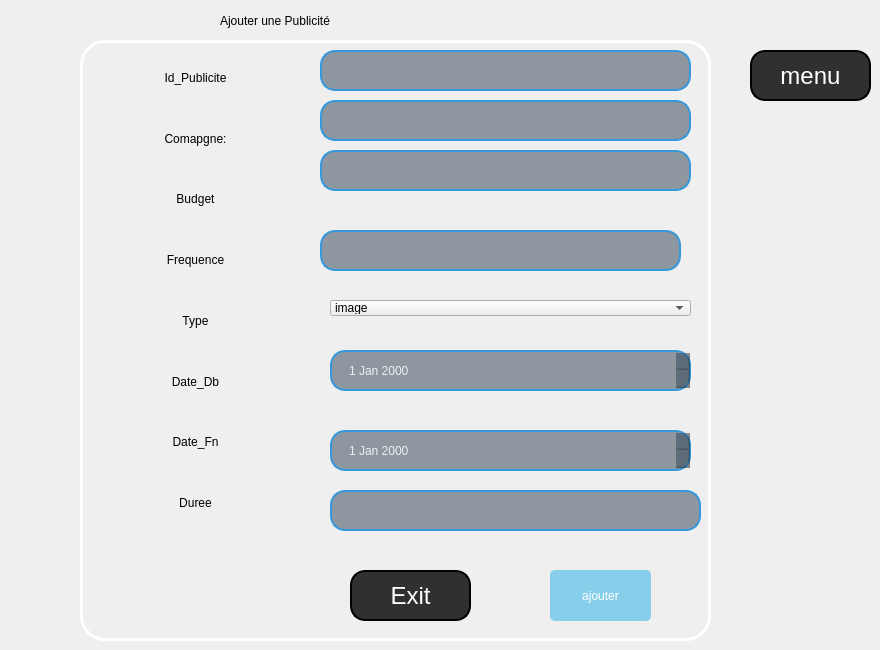
    <widget class="QWidget" name="tab_5">
     <attribute name="title">
      <string>Tab 1</string>
     </attribute>
     <widget class="QGroupBox" name="groupBox">
      <property name="geometry">
       <rect>
        <x>80</x>
        <y>30</y>
        <width>631</width>
        <height>611</height>
       </rect>
      </property>
      <property name="styleSheet">
       <string notr="true">QGroupBox {
    border: 3px solid #ffffff;
    border-radius: 25px;
    padding: 5px;
    margin-top: 10px;
    font-size: 16px;
}

QGroupBox:title {
    subcontrol-origin: margin;
    subcontrol-position: top left;
    left: 10px;
    padding-left: 5px;
    padding-right: 5px;
    background-color: #f0f0f0;
    font-weight: bold;
}</string>
      </property>
      <property name="title">
       <string/>
      </property>
      <property name="alignment">
       <set>Qt::AlignCenter</set>
      </property>
      <widget class="QWidget" name="verticalLayoutWidget">
       <property name="geometry">
        <rect>
         <x>0</x>
         <y>20</y>
         <width>231</width>
         <height>541</height>
        </rect>
       </property>
       <layout class="QVBoxLayout" name="verticalLayout">
        <item>
         <widget class="QLabel" name="id_a">
          <property name="styleSheet">
           <string notr="true">QLabel {
	font: 75 14pt &quot;Times New Roman&quot;;
	color: rgb(0, 0, 0);
    border: none;            
    border-radius: 0px;      
    background: transparent;
}
</string>
          </property>
          <property name="text">
           <string>Id_Publicite</string>
          </property>
          <property name="alignment">
           <set>Qt::AlignCenter</set>
          </property>
         </widget>
        </item>
        <item>
         <widget class="QLabel" name="nom">
          <property name="styleSheet">
           <string notr="true">QLabel {
	color: rgb(0, 0, 0);
	font: 75 14pt &quot;Times New Roman&quot;;

    border: none;            
    border-radius: 0px;      
    background: transparent;
}
</string>
          </property>
          <property name="text">
           <string>Comapgne:</string>
          </property>
          <property name="alignment">
           <set>Qt::AlignCenter</set>
          </property>
         </widget>
        </item>
        <item>
         <widget class="QLabel" name="prenom_2">
          <property name="styleSheet">
           <string notr="true">QLabel {
	font: 75 14pt &quot;Times New Roman&quot;;
    
	color: rgb(0, 0, 0);
    border: none;            
    border-radius: 0px;      
    background: transparent;
}
</string>
          </property>
          <property name="text">
           <string>Budget</string>
          </property>
          <property name="alignment">
           <set>Qt::AlignCenter</set>
          </property>
         </widget>
        </item>
        <item>
         <widget class="QLabel" name="paiment_4">
          <property name="styleSheet">
           <string notr="true">QLabel {
	color: rgb(0, 0, 0);
	font: 75 14pt &quot;Times New Roman&quot;;

    border: none;            
    border-radius: 0px;      
    background: transparent;
}
</string>
          </property>
          <property name="text">
           <string>Frequence</string>
          </property>
          <property name="alignment">
           <set>Qt::AlignCenter</set>
          </property>
         </widget>
        </item>
        <item>
         <widget class="QLabel" name="prenom">
          <property name="styleSheet">
           <string notr="true">QLabel {
	font: 75 14pt &quot;Times New Roman&quot;;
    
	color: rgb(0, 0, 0);
    border: none;            
    border-radius: 0px;      
    background: transparent;
}
</string>
          </property>
          <property name="text">
           <string>Type</string>
          </property>
          <property name="alignment">
           <set>Qt::AlignCenter</set>
          </property>
         </widget>
        </item>
        <item>
         <widget class="QLabel" name="email">
          <property name="styleSheet">
           <string notr="true">QLabel {
	font: 75 14pt &quot;Times New Roman&quot;;
	color: rgb(0, 0, 0);
    border: none;            
    border-radius: 0px;      
    background: transparent;
}
</string>
          </property>
          <property name="text">
           <string>Date_Db</string>
          </property>
          <property name="alignment">
           <set>Qt::AlignCenter</set>
          </property>
         </widget>
        </item>
        <item>
         <widget class="QLabel" name="paiment">
          <property name="styleSheet">
           <string notr="true">QLabel {
	color: rgb(0, 0, 0);
	font: 75 14pt &quot;Times New Roman&quot;;

    border: none;            
    border-radius: 0px;      
    background: transparent;
}
</string>
          </property>
          <property name="text">
           <string>Date_Fn</string>
          </property>
          <property name="alignment">
           <set>Qt::AlignCenter</set>
          </property>
         </widget>
        </item>
        <item>
         <widget class="QLabel" name="paiment_2">
          <property name="styleSheet">
           <string notr="true">QLabel {
	color: rgb(0, 0, 0);
	font: 75 14pt &quot;Times New Roman&quot;;

    border: none;            
    border-radius: 0px;      
    background: transparent;
}
</string>
          </property>
          <property name="text">
           <string>Duree</string>
          </property>
          <property name="alignment">
           <set>Qt::AlignCenter</set>
          </property>
         </widget>
        </item>
        <item>
         <widget class="QLabel" name="paiment_5">
          <property name="styleSheet">
           <string notr="true">QLabel {
	color: rgb(0, 0, 0);
	font: 75 14pt &quot;Times New Roman&quot;;

    border: none;            
    border-radius: 0px;      
    background: transparent;
}
</string>
          </property>
          <property name="text">
           <string/>
          </property>
          <property name="alignment">
           <set>Qt::AlignCenter</set>
          </property>
         </widget>
        </item>
       </layout>
      </widget>
      <widget class="QDateEdit" name="dateedit_db">
       <property name="geometry">
        <rect>
         <x>250</x>
         <y>320</y>
         <width>361</width>
         <height>41</height>
        </rect>
       </property>
       <property name="styleSheet">
        <string notr="true">QDateEdit {
    border: 2px solid #3498db; /* Bordure bleue */
    border-radius: 15px; /* Coins arrondis plus prononcés */
    padding: 5px 15px; /* Espacement interne */
    background-color: rgba(44, 62, 80, 0.5); /* Fond bleu foncé avec plus de transparence */
    selection-background-color: #2980b9; /* Couleur de fond de la sélection */
    color: #ecf0f1; /* Couleur du texte */
}

QDateEdit:focus {
    border: 2px solid #2980b9; /* Bordure bleue plus foncée pendant le focus */
    color: #ecf0f1; /* Couleur du texte pendant le focus */
    outline: none; /* Supprimer l'effet de soulignement bleu sur le focus */
    box-shadow: 0 0 10px rgba(41, 128, 185, 0.7); /* Légère ombre lorsqu'en focus */
}

QDateEdit::hover {
    background-color: rgba(52, 73, 94, 0.7); /* Fond bleu foncé plus clair avec plus de transparence lorsqu'il est survolé */
}

QDateEdit::disabled {
    color: #bdc3c7; /* Couleur du texte lorsque désactivé */
    background-color: rgba(52, 73, 94, 0.4); /* Fond bleu foncé avec plus de transparence lorsqu'il est désactivé */
    border: 2px solid #566573; /* Bordure gris foncé lorsqu'il est désactivé */
}

QDateEdit::placeholder {
    color: #bdc3c7; /* Couleur du texte de l'espace réservé */
}
</string>
       </property>
      </widget>
      <widget class="QDateEdit" name="dateedit_fn">
       <property name="geometry">
        <rect>
         <x>250</x>
         <y>400</y>
         <width>361</width>
         <height>41</height>
        </rect>
       </property>
       <property name="styleSheet">
        <string notr="true">QDateEdit {
    border: 2px solid #3498db; /* Bordure bleue */
    border-radius: 15px; /* Coins arrondis plus prononcés */
    padding: 5px 15px; /* Espacement interne */
    background-color: rgba(44, 62, 80, 0.5); /* Fond bleu foncé avec plus de transparence */
    selection-background-color: #2980b9; /* Couleur de fond de la sélection */
    color: #ecf0f1; /* Couleur du texte */
}

QDateEdit:focus {
    border: 2px solid #2980b9; /* Bordure bleue plus foncée pendant le focus */
    color: #ecf0f1; /* Couleur du texte pendant le focus */
    outline: none; /* Supprimer l'effet de soulignement bleu sur le focus */
    box-shadow: 0 0 10px rgba(41, 128, 185, 0.7); /* Légère ombre lorsqu'en focus */
}

QDateEdit::hover {
    background-color: rgba(52, 73, 94, 0.7); /* Fond bleu foncé plus clair avec plus de transparence lorsqu'il est survolé */
}

QDateEdit::disabled {
    color: #bdc3c7; /* Couleur du texte lorsque désactivé */
    background-color: rgba(52, 73, 94, 0.4); /* Fond bleu foncé avec plus de transparence lorsqu'il est désactivé */
    border: 2px solid #566573; /* Bordure gris foncé lorsqu'il est désactivé */
}

QDateEdit::placeholder {
    color: #bdc3c7; /* Couleur du texte de l'espace réservé */
}
</string>
       </property>
      </widget>
      <widget class="QLineEdit" name="lineedit_DUREE">
       <property name="geometry">
        <rect>
         <x>250</x>
         <y>460</y>
         <width>371</width>
         <height>41</height>
        </rect>
       </property>
       <property name="styleSheet">
        <string notr="true">QLineEdit {
    border: 2px solid #3498db; /* Bordure bleue */
    border-radius: 15px; /* Coins arrondis plus prononcés */
    padding: 5px 15px; /* Espacement interne */
    background-color: rgba(44, 62, 80, 0.5); /* Fond bleu foncé avec plus de transparence */
    selection-background-color: #2980b9; /* Couleur de fond de la sélection */
    color: #ecf0f1; /* Couleur du texte */
}

QLineEdit:focus {
    border: 2px solid #2980b9; /* Bordure bleue plus foncée pendant le focus */
    color: #ecf0f1; /* Couleur du texte pendant le focus */
    outline: none; /* Supprimer l'effet de soulignement bleu sur le focus */
    box-shadow: 0 0 10px rgba(41, 128, 185, 0.7); /* Légère ombre lorsqu'en focus */
}

QLineEdit::hover {
    background-color: rgba(52, 73, 94, 0.7); /* Fond bleu foncé plus clair avec plus de transparence lorsqu'il est survolé */
}

QLineEdit::disabled {
    color: #bdc3c7; /* Couleur du texte lorsque désactivé */
    background-color: rgba(52, 73, 94, 0.4); /* Fond bleu foncé avec plus de transparence lorsqu'il est désactivé */
    border: 2px solid #566573; /* Bordure gris foncé lorsqu'il est désactivé */
}

QLineEdit::placeholder {
    color: #bdc3c7; /* Couleur du texte de l'espace réservé */
}
</string>
       </property>
       <property name="inputMask">
        <string/>
       </property>
       <property name="text">
        <string/>
       </property>
      </widget>
      <widget class="QLineEdit" name="lineedit_compagnie">
       <property name="geometry">
        <rect>
         <x>240</x>
         <y>70</y>
         <width>371</width>
         <height>41</height>
        </rect>
       </property>
       <property name="styleSheet">
        <string notr="true">QLineEdit {
    border: 2px solid #3498db; /* Bordure bleue */
    border-radius: 15px; /* Coins arrondis plus prononcés */
    padding: 5px 15px; /* Espacement interne */
    background-color: rgba(44, 62, 80, 0.5); /* Fond bleu foncé avec plus de transparence */
    selection-background-color: #2980b9; /* Couleur de fond de la sélection */
    color: #ecf0f1; /* Couleur du texte */
}

QLineEdit:focus {
    border: 2px solid #2980b9; /* Bordure bleue plus foncée pendant le focus */
    color: #ecf0f1; /* Couleur du texte pendant le focus */
    outline: none; /* Supprimer l'effet de soulignement bleu sur le focus */
    box-shadow: 0 0 10px rgba(41, 128, 185, 0.7); /* Légère ombre lorsqu'en focus */
}

QLineEdit::hover {
    background-color: rgba(52, 73, 94, 0.7); /* Fond bleu foncé plus clair avec plus de transparence lorsqu'il est survolé */
}

QLineEdit::disabled {
    color: #bdc3c7; /* Couleur du texte lorsque désactivé */
    background-color: rgba(52, 73, 94, 0.4); /* Fond bleu foncé avec plus de transparence lorsqu'il est désactivé */
    border: 2px solid #566573; /* Bordure gris foncé lorsqu'il est désactivé */
}

QLineEdit::placeholder {
    color: #bdc3c7; /* Couleur du texte de l'espace réservé */
}
</string>
       </property>
       <property name="inputMask">
        <string/>
       </property>
       <property name="text">
        <string/>
       </property>
      </widget>
      <widget class="QLineEdit" name="lineedit_ID_PUBLICITE">
       <property name="geometry">
        <rect>
         <x>240</x>
         <y>20</y>
         <width>371</width>
         <height>41</height>
        </rect>
       </property>
       <property name="styleSheet">
        <string notr="true">QLineEdit {
    border: 2px solid #3498db; /* Bordure bleue */
    border-radius: 15px; /* Coins arrondis plus prononcés */
    padding: 5px 15px; /* Espacement interne */
    background-color: rgba(44, 62, 80, 0.5); /* Fond bleu foncé avec plus de transparence */
    selection-background-color: #2980b9; /* Couleur de fond de la sélection */
    color: #ecf0f1; /* Couleur du texte */
}

QLineEdit:focus {
    border: 2px solid #2980b9; /* Bordure bleue plus foncée pendant le focus */
    color: #ecf0f1; /* Couleur du texte pendant le focus */
    outline: none; /* Supprimer l'effet de soulignement bleu sur le focus */
    box-shadow: 0 0 10px rgba(41, 128, 185, 0.7); /* Légère ombre lorsqu'en focus */
}

QLineEdit::hover {
    background-color: rgba(52, 73, 94, 0.7); /* Fond bleu foncé plus clair avec plus de transparence lorsqu'il est survolé */
}

QLineEdit::disabled {
    color: #bdc3c7; /* Couleur du texte lorsque désactivé */
    background-color: rgba(52, 73, 94, 0.4); /* Fond bleu foncé avec plus de transparence lorsqu'il est désactivé */
    border: 2px solid #566573; /* Bordure gris foncé lorsqu'il est désactivé */
}

QLineEdit::placeholder {
    color: #bdc3c7; /* Couleur du texte de l'espace réservé */
}
</string>
       </property>
       <property name="inputMask">
        <string/>
       </property>
       <property name="text">
        <string/>
       </property>
      </widget>
      <widget class="QLineEdit" name="lineedit_budget">
       <property name="geometry">
        <rect>
         <x>240</x>
         <y>120</y>
         <width>371</width>
         <height>41</height>
        </rect>
       </property>
       <property name="styleSheet">
        <string notr="true">QLineEdit {
    border: 2px solid #3498db; /* Bordure bleue */
    border-radius: 15px; /* Coins arrondis plus prononcés */
    padding: 5px 15px; /* Espacement interne */
    background-color: rgba(44, 62, 80, 0.5); /* Fond bleu foncé avec plus de transparence */
    selection-background-color: #2980b9; /* Couleur de fond de la sélection */
    color: #ecf0f1; /* Couleur du texte */
}

QLineEdit:focus {
    border: 2px solid #2980b9; /* Bordure bleue plus foncée pendant le focus */
    color: #ecf0f1; /* Couleur du texte pendant le focus */
    outline: none; /* Supprimer l'effet de soulignement bleu sur le focus */
    box-shadow: 0 0 10px rgba(41, 128, 185, 0.7); /* Légère ombre lorsqu'en focus */
}

QLineEdit::hover {
    background-color: rgba(52, 73, 94, 0.7); /* Fond bleu foncé plus clair avec plus de transparence lorsqu'il est survolé */
}

QLineEdit::disabled {
    color: #bdc3c7; /* Couleur du texte lorsque désactivé */
    background-color: rgba(52, 73, 94, 0.4); /* Fond bleu foncé avec plus de transparence lorsqu'il est désactivé */
    border: 2px solid #566573; /* Bordure gris foncé lorsqu'il est désactivé */
}

QLineEdit::placeholder {
    color: #bdc3c7; /* Couleur du texte de l'espace réservé */
}
</string>
       </property>
       <property name="inputMask">
        <string/>
       </property>
       <property name="text">
        <string/>
       </property>
      </widget>
      <widget class="QLineEdit" name="lineedit_frequence">
       <property name="geometry">
        <rect>
         <x>240</x>
         <y>200</y>
         <width>361</width>
         <height>41</height>
        </rect>
       </property>
       <property name="styleSheet">
        <string notr="true">QLineEdit {
    border: 2px solid #3498db; /* Bordure bleue */
    border-radius: 15px; /* Coins arrondis plus prononcés */
    padding: 5px 15px; /* Espacement interne */
    background-color: rgba(44, 62, 80, 0.5); /* Fond bleu foncé avec plus de transparence */
    selection-background-color: #2980b9; /* Couleur de fond de la sélection */
    color: #ecf0f1; /* Couleur du texte */
}

QLineEdit:focus {
    border: 2px solid #2980b9; /* Bordure bleue plus foncée pendant le focus */
    color: #ecf0f1; /* Couleur du texte pendant le focus */
    outline: none; /* Supprimer l'effet de soulignement bleu sur le focus */
    box-shadow: 0 0 10px rgba(41, 128, 185, 0.7); /* Légère ombre lorsqu'en focus */
}

QLineEdit::hover {
    background-color: rgba(52, 73, 94, 0.7); /* Fond bleu foncé plus clair avec plus de transparence lorsqu'il est survolé */
}

QLineEdit::disabled {
    color: #bdc3c7; /* Couleur du texte lorsque désactivé */
    background-color: rgba(52, 73, 94, 0.4); /* Fond bleu foncé avec plus de transparence lorsqu'il est désactivé */
    border: 2px solid #566573; /* Bordure gris foncé lorsqu'il est désactivé */
}

QLineEdit::placeholder {
    color: #bdc3c7; /* Couleur du texte de l'espace réservé */
}
</string>
       </property>
       <property name="inputMask">
        <string/>
       </property>
       <property name="text">
        <string/>
       </property>
      </widget>
      <widget class="QComboBox" name="combobox">
       <property name="geometry">
        <rect>
         <x>250</x>
         <y>270</y>
         <width>361</width>
         <height>16</height>
        </rect>
       </property>
       <item>
        <property name="text">
         <string>image</string>
        </property>
       </item>
       <item>
        <property name="text">
         <string>video</string>
        </property>
       </item>
       <item>
        <property name="text">
         <string>audio</string>
        </property>
       </item>
      </widget>
      <widget class="QPushButton" name="pushButton_2">
       <property name="geometry">
        <rect>
         <x>270</x>
         <y>540</y>
         <width>121</width>
         <height>51</height>
        </rect>
       </property>
       <property name="styleSheet">
        <string notr="true">/* Bouton normal couleur noire */
QPushButton {
    border: 2px solid #000000; /* Bordure noire */
    border-radius: 15px; /* Coins arrondis */
    padding: 8px 16px; /* Espacement interne */
    background-color: rgba(0, 0, 0, 0.8); /* Fond noir avec plus de transparence */
    color: #ffffff; /* Couleur du texte en blanc */
    font-size: 24px; /* Taille de la police, ajustez selon vos préférences */
    transition: border-radius 0.3s ease-in-out, padding 0.3s ease-in-out, background-color 0.3s ease-in-out, color 0.3s ease-in-out, font-size 0.3s ease-in-out; /* Ajout de la transition pour différentes propriétés */
}

QPushButton:hover {
    /* Propriétés au survol */
    padding: 10px 20px; /* Agrandir le padding au survol */
    background-color: rgba(0, 0, 0, 1); /* Fond noir plus intense au survol */
    font-size: 18px; /* Taille de la police plus grande au survol */
}

QPushButton:pressed {
    /* Propriétés lorsqu'appuyé */
    background-color: rgba(0, 0, 0, 0.6); /* Fond noir plus foncé lorsqu'appuyé */
}

QPushButton:disabled {
    /* Propriétés lorsque désactivé */
    border: 2px solid #566573; /* Bordure gris foncé lorsqu'il est désactivé */
    color: #bdc3c7; /* Couleur du texte en gris foncé lorsque désactivé */
    background-color: rgba(0, 0, 0, 0.4); /* Fond noir avec plus de transparence lorsqu'il est désactivé */
}

QPushButton:focus {
    /* Propriétés avec le focus */
    border: 2px solid #000000; /* Bordure noire plus foncée pendant le focus */
    outline: none; /* Supprimer l'effet de soulignement bleu sur le focus */
    box-shadow: 0 0 10px rgba(0, 0, 0, 0.7); /* Légère ombre lorsqu'en focus */
}
</string>
       </property>
       <property name="text">
        <string>Exit</string>
       </property>
      </widget>
      <widget class="QPushButton" name="pushButton_ajouter">
       <property name="geometry">
        <rect>
         <x>470</x>
         <y>540</y>
         <width>101</width>
         <height>51</height>
        </rect>
       </property>
       <property name="styleSheet">
        <string notr="true">/* QPushButton style */
QPushButton {
    background-color: #87CEEB;    /* Light blue background color */
    color: white;                 /* White text color */
    border: 2px solid #87CEEB;    /* Light blue border */
    border-radius: 5px;           /* Rounded corners */
    padding: 5px 10px;             /* Padding */
}

QPushButton:hover {
    background-color: #5F9EA0;    /* Darker light blue on hover */
}
</string>
       </property>
       <property name="text">
        <string>ajouter</string>
       </property>
      </widget>
     </widget>
     <widget class="QLabel" name="label_6">
      <property name="geometry">
       <rect>
        <x>220</x>
        <y>-10</y>
        <width>401</width>
        <height>61</height>
       </rect>
      </property>
      <property name="styleSheet">
       <string notr="true">font: 81 16pt &quot;Rockwell Extra Bold&quot;;
color: rgb(0, 0, 0);</string>
      </property>
      <property name="text">
       <string>Ajouter une Publicité</string>
      </property>
     </widget>
     <widget class="QPushButton" name="menu">
      <property name="geometry">
       <rect>
        <x>750</x>
        <y>50</y>
        <width>121</width>
        <height>51</height>
       </rect>
      </property>
      <property name="styleSheet">
       <string notr="true">/* Bouton normal couleur noire */
QPushButton {
    border: 2px solid #000000; /* Bordure noire */
    border-radius: 15px; /* Coins arrondis */
    padding: 8px 16px; /* Espacement interne */
    background-color: rgba(0, 0, 0, 0.8); /* Fond noir avec plus de transparence */
    color: #ffffff; /* Couleur du texte en blanc */
    font-size: 24px; /* Taille de la police, ajustez selon vos préférences */
    transition: border-radius 0.3s ease-in-out, padding 0.3s ease-in-out, background-color 0.3s ease-in-out, color 0.3s ease-in-out, font-size 0.3s ease-in-out; /* Ajout de la transition pour différentes propriétés */
}

QPushButton:hover {
    /* Propriétés au survol */
    padding: 10px 20px; /* Agrandir le padding au survol */
    background-color: rgba(0, 0, 0, 1); /* Fond noir plus intense au survol */
    font-size: 18px; /* Taille de la police plus grande au survol */
}

QPushButton:pressed {
    /* Propriétés lorsqu'appuyé */
    background-color: rgba(0, 0, 0, 0.6); /* Fond noir plus foncé lorsqu'appuyé */
}

QPushButton:disabled {
    /* Propriétés lorsque désactivé */
    border: 2px solid #566573; /* Bordure gris foncé lorsqu'il est désactivé */
    color: #bdc3c7; /* Couleur du texte en gris foncé lorsque désactivé */
    background-color: rgba(0, 0, 0, 0.4); /* Fond noir avec plus de transparence lorsqu'il est désactivé */
}

QPushButton:focus {
    /* Propriétés avec le focus */
    border: 2px solid #000000; /* Bordure noire plus foncée pendant le focus */
    outline: none; /* Supprimer l'effet de soulignement bleu sur le focus */
    box-shadow: 0 0 10px rgba(0, 0, 0, 0.7); /* Légère ombre lorsqu'en focus */
}
</string>
      </property>
      <property name="text">
       <string>menu</string>
      </property>
     </widget>
    </widget>
